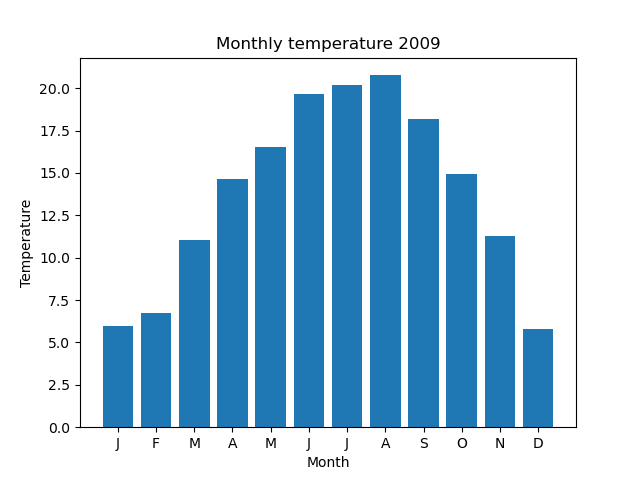

Recreate this plot in Python.
import matplotlib.pyplot as plt
import csv

with open("2009-temp-monthly.csv") as csv_file:
    csv_reader = csv.reader(csv_file, quoting=csv.QUOTE_NONNUMERIC)
    temperature = [x[0] for x in csv_reader]

month_names = ["J", "F", "M", "A", "M", "J",
               "J", "A", "S", "O", "N", "D"]

months = range(12)

plt.title("Monthly temperature 2009")
plt.xlabel("Month")
plt.ylabel("Temperature")
plt.xticks(months, month_names)

plt.bar(months, temperature)
plt.savefig("barchart-monthly-temperatures-names.png")
plt.show()